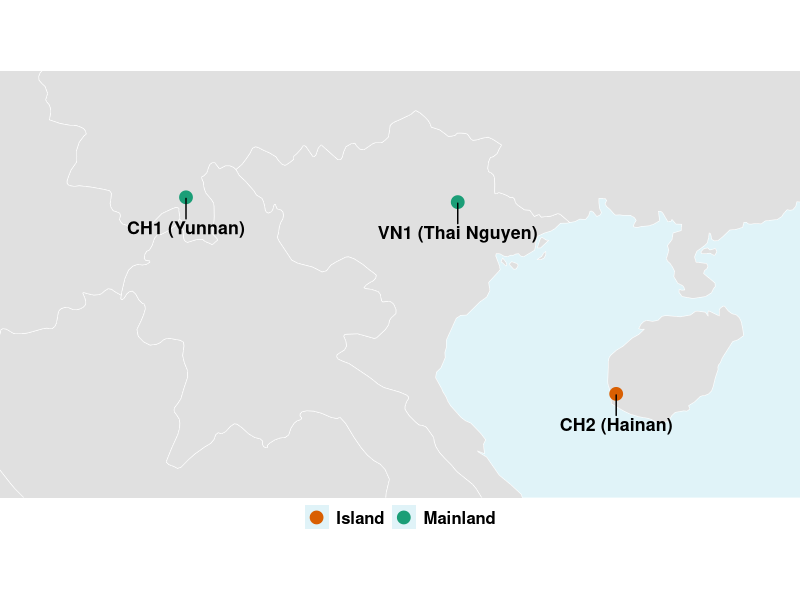
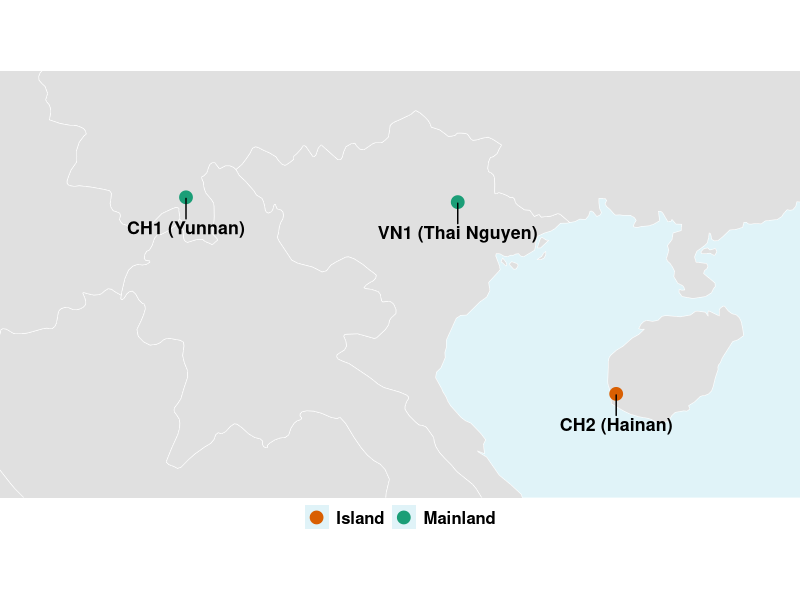
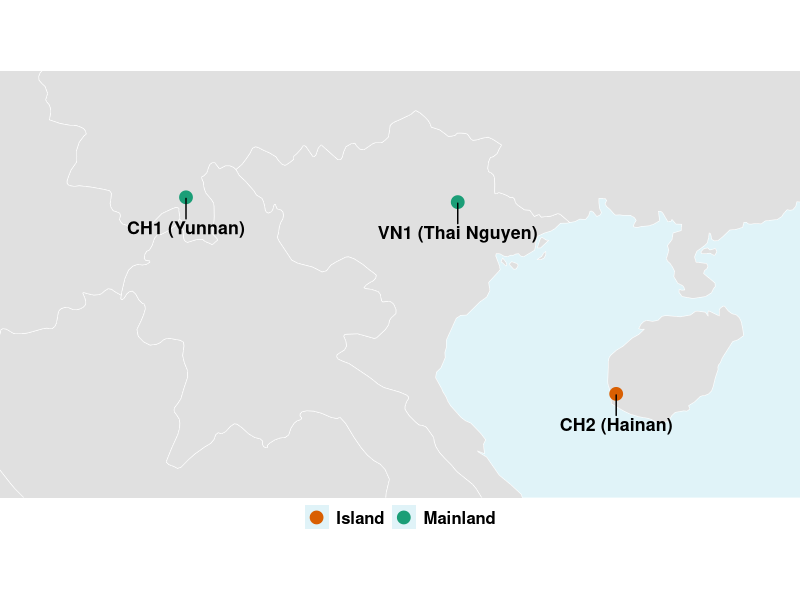
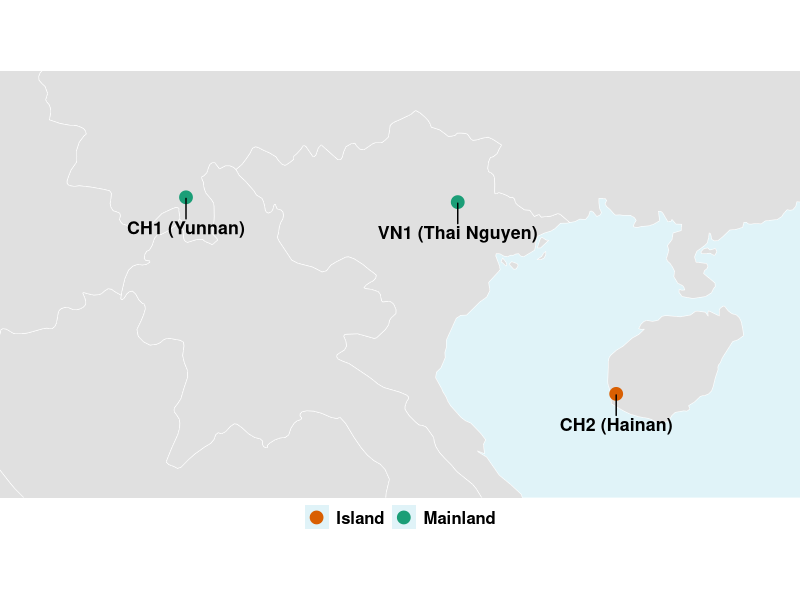

Source code (R) for these figures, in order:
# 1. Install required packages (run this once if you don't have them)
# install.packages(c("ggplot2", "sf", "rnaturalearth", "rnaturalearthdata", "ggrepel"))

# 2. Load the libraries
library(ggplot2)
library(sf)
library(rnaturalearth)
library(ggrepel)

# 3. Get the base map data (High resolution)
world_map <- ne_countries(scale = "medium", returnclass = "sf", continent = "Asia")

# 4. Create a dataframe with your EXACT Parashorea chinensis locations
sample_data <- data.frame(
  Sample = c("VN1 (Thai Nguyen)", "CH1 (Yunnan)", "CH2 (Hainan)"),
  Location = c("Thai Nguyen, Vietnam", "Yunnan, China", "Hainan, China"),
  Lon = c(106.010565, 101.255000, 108.783333), # Exact Longitudes
  Lat = c(21.843256, 21.922000, 18.700000),    # Exact Latitudes
  Type = c("Mainland", "Mainland", "Island") 
)

# Convert your dataframe into a spatial 'sf' object so ggplot understands it
sample_points <- st_as_sf(sample_data, coords = c("Lon", "Lat"), crs = 4326)

# 5. Plot the map!
my_map <- ggplot(data = world_map) +
  # Draw the country borders (light gray fill, white borders)
  geom_sf(fill = "#e0e0e0", color = "white", size = 0.3) +
  
  # Add your sample points, colored by whether they are Mainland or Island
  geom_sf(data = sample_points, aes(color = Type), size = 4, shape = 19) +
  
  # Add labels for the points, automatically repelled so they don't overlap
  geom_text_repel(data = sample_data, aes(x = Lon, y = Lat, label = Sample), 
                  fontface = "bold", size = 4.5, nudge_y = -0.5) +
  
  # Set the specific zoom box to perfectly frame the 3 samples
  coord_sf(xlim = c(98, 112), ylim = c(17, 24), expand = FALSE) +
  
  # Use theme_void() to remove all axes, grids, and numbers for a clean diagram look
  theme_void() +
  theme(
    panel.background = element_rect(fill = "#e0f3f8", color = NA), # Light blue ocean
    legend.position = "bottom",
    legend.text = element_text(size = 12, face = "bold"),
    legend.title = element_blank() # Hide the word "Type" above the legend
  ) +
  # Set distinct colors: Green for Mainland stability, Orange for Island variation
  scale_color_manual(values = c("Island" = "#d95f02", "Mainland" = "#1b9e77"))

# View the map in R
print(my_map)

# 6. Export as a Vector PDF
ggsave("results/Parashorea_Geographic_Map_Final.pdf", plot = my_map, width = 6, height = 5, units = "in", device = "pdf", bg = "white")

# 7. Export as a high-resolution PNG
ggsave("results/Parashorea_Geographic_Map_Final.png", plot = my_map, width = 6, height = 5, units = "in", dpi = 600, bg = "white")

# 8. Export as a TIFF
ggsave("results/Parashorea_Geographic_Map_Final.tiff", plot = my_map, width = 174, height = 145, units = "mm", dpi = 600, compression = "lzw", bg = "white")
